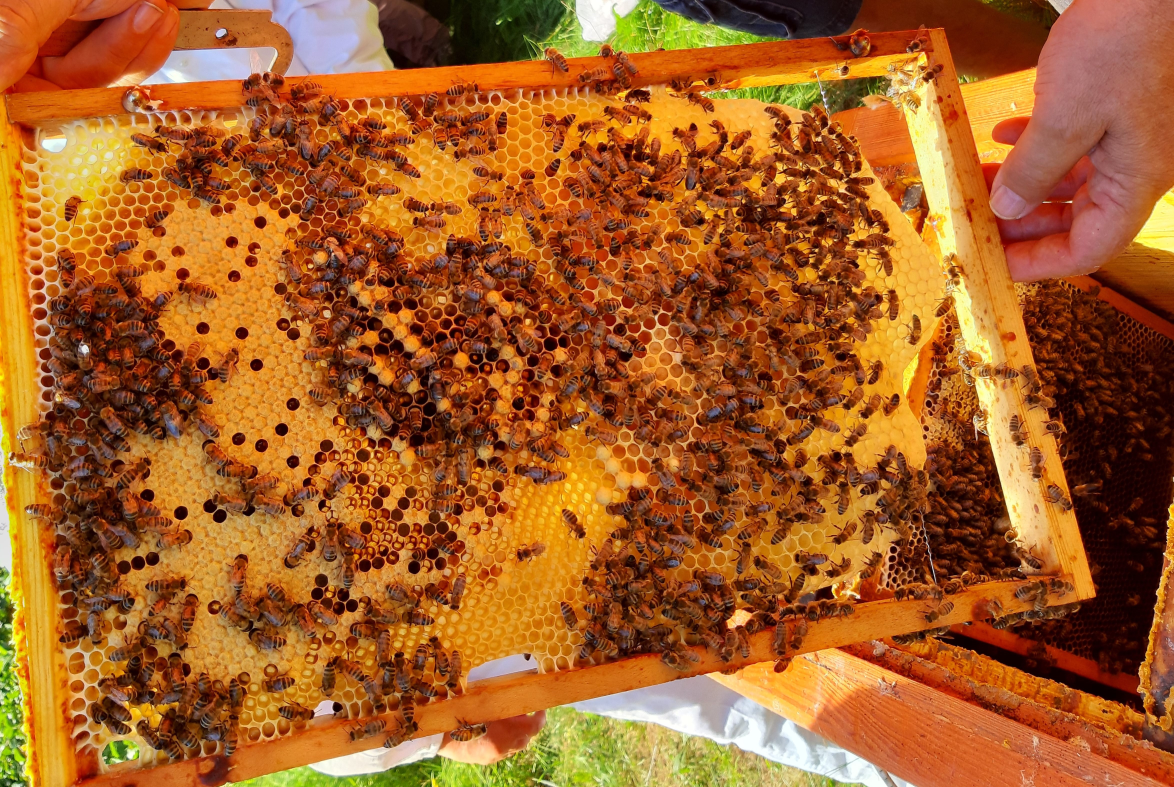
#> input picture bienen.jpg, 4695 x 3148 px, found by its file name (shown at 1/4 size)
$ python bildfunctions.py
#> lines starting #> are read from the running program, lines starting #| are printed output that depends on the picture
from PIL import Image

def resize_and_save(input_path, output_path):
#> called with input_path = 'bienen.jpg', output_path = 'bienen_resized.jpg'
    img = Image.open(input_path).convert("RGB")
#> img is the input picture: PIL image 4695x3148 RGB; mean R, G, B 164.2, 95.2, 38.4
    w, h = img.size
#> w = 4695; h = 3148

    # Berechne Skalierung um Aspect Ratio beizubehalten
    scale = min(512 / w, 288 / h)
#> scale = 0.0915
    new_w = int(w * scale)
#> new_w = 429
    new_h = int(h * scale)
#> new_h = 288

    # Resize mit beibehaltener Ratio
    resized = img.resize((new_w, new_h), Image.BILINEAR)
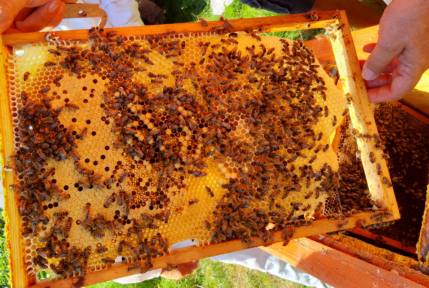
#> resized: PIL image 429x288 RGB; mean R, G, B 164.2, 95.2, 38.4

    # Erstelle neues Bild mit schwarzem Hintergrund (512x288)
    new_img = Image.new("RGB", (512, 288), (0, 0, 0))
#> new_img: PIL image 512x288 RGB; every value is 0

    # Zentriere das resized Bild
    left = (512 - new_w) // 2
#> left = 41
    top = (288 - new_h) // 2
#> top = 0

    new_img.paste(resized, (left, top))
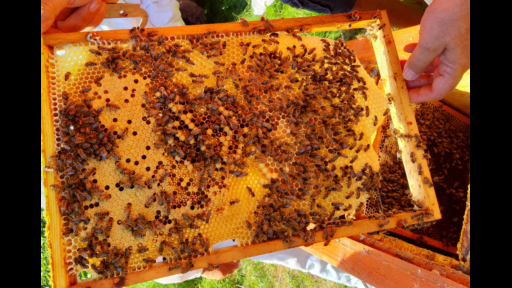
#> new_img: PIL image 512x288 RGB; mean R, G, B 137.6, 79.7, 32.2
    new_img.save(output_path)

if __name__ == "__main__":
    resize_and_save("bienen.jpg", "bienen_resized.jpg")

$ run again, with detection_check_IMG_3578.jpg copied over bienen.jpg
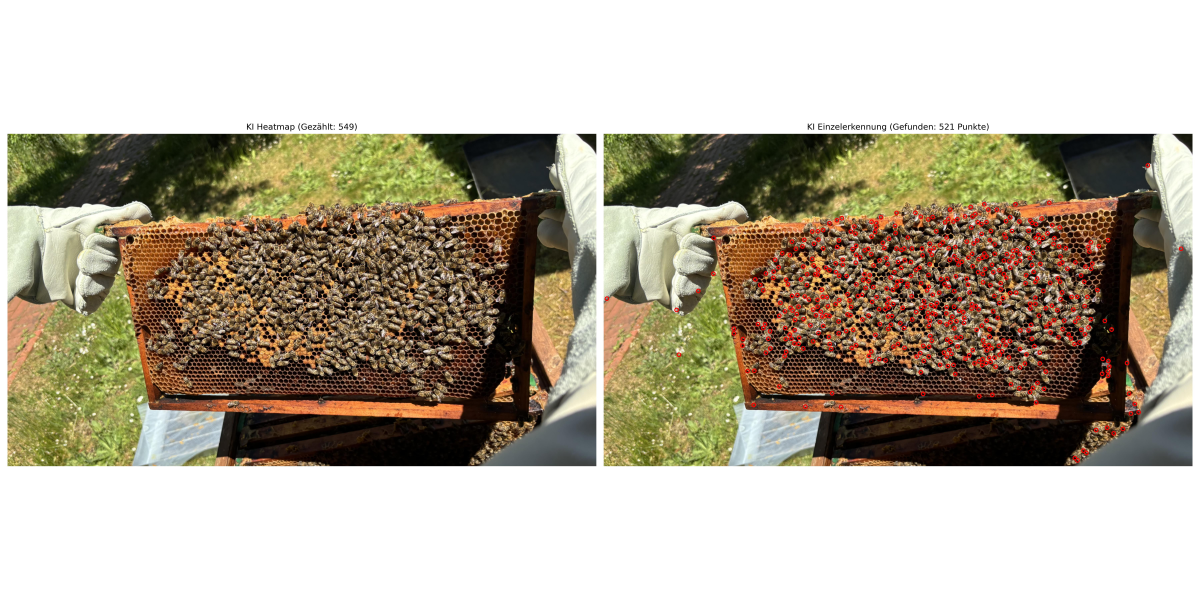
#> input picture detection_check_IMG_3578.jpg, 7200 x 3600 px, found by its file name (shown at 1/6 size)
#> in resize_and_save, img is the input picture: PIL image 7200x3600 RGB; mean R, G, B 181.1, 171.7, 154.6
#> in resize_and_save, `resized = img.resize((new_w, new_h), Image.BILINEAR)`:
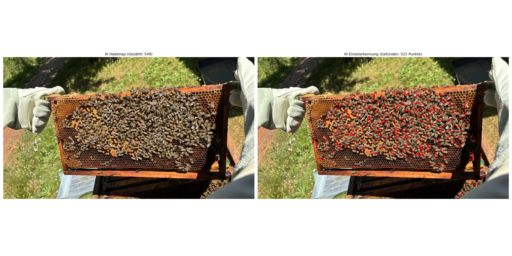
#> resized: PIL image 512x256 RGB; mean R, G, B 181.1, 171.7, 154.6
#> in resize_and_save, `new_img.paste(resized, (left, top))`:
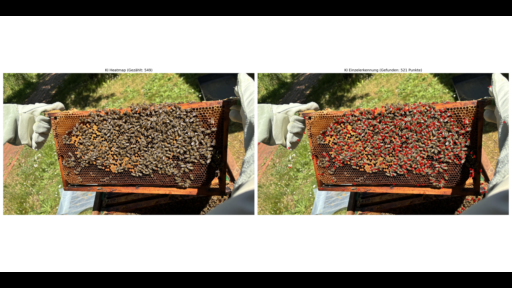
#> new_img: PIL image 512x288 RGB; mean R, G, B 161, 152.6, 137.4

$ run again, with detection_check_IMG_3579.jpg copied over bienen.jpg
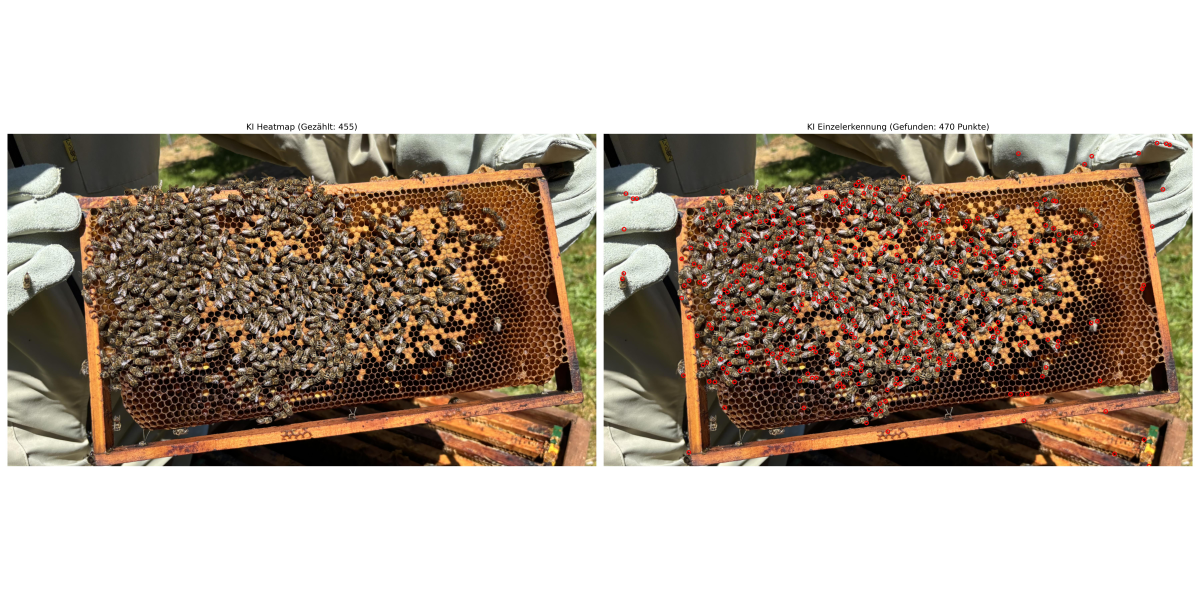
#> input picture detection_check_IMG_3579.jpg, 7200 x 3600 px, found by its file name (shown at 1/6 size)
#> in resize_and_save, img is the input picture: PIL image 7200x3600 RGB; mean R, G, B 180.2, 166.2, 153.5
#> in resize_and_save, `resized = img.resize((new_w, new_h), Image.BILINEAR)`:
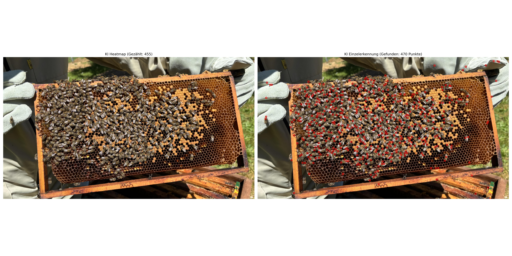
#> resized: PIL image 512x256 RGB; mean R, G, B 180.2, 166.2, 153.5
#> in resize_and_save, `new_img.paste(resized, (left, top))`:
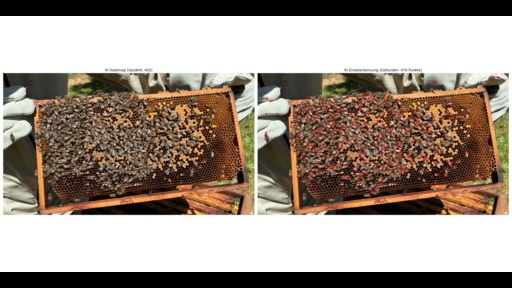
#> new_img: PIL image 512x288 RGB; mean R, G, B 160.2, 147.7, 136.4

$ run again, with heatmap_analyse.jpg copied over bienen.jpg
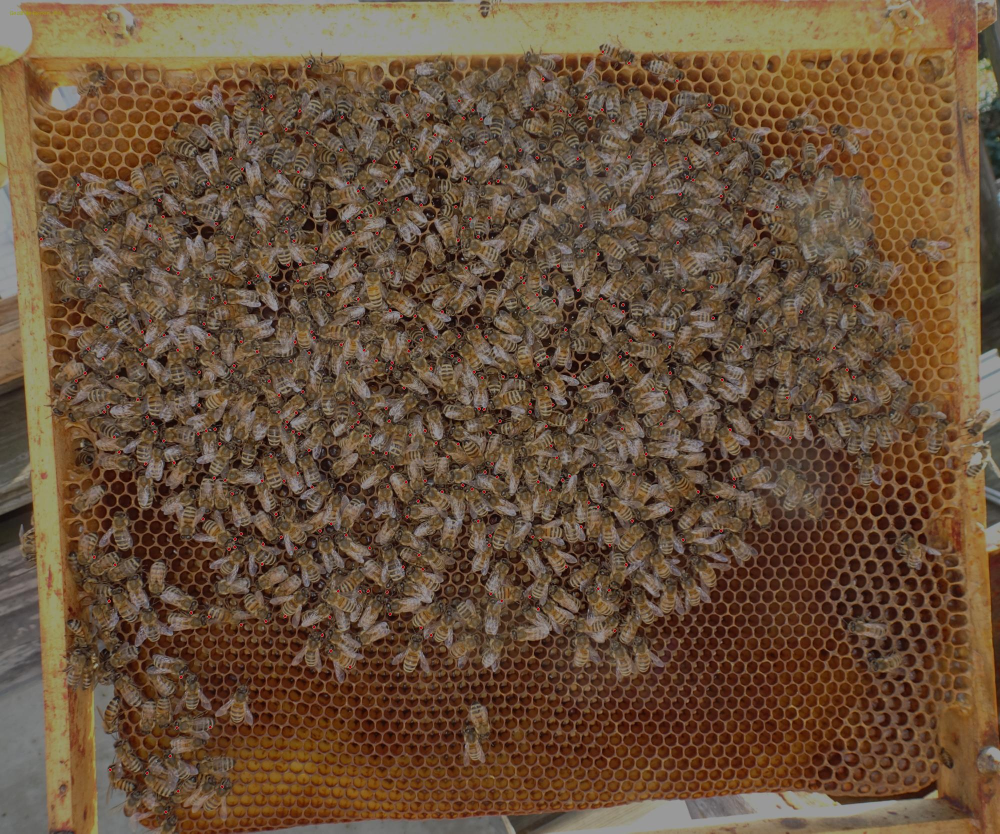
#> input picture heatmap_analyse.jpg, 2000 x 1667 px, found by its file name (shown at 1/2 size)
#> in resize_and_save, img is the input picture: PIL image 2000x1667 RGB; mean R, G, B 105.3, 81.2, 58.9
#> in resize_and_save, `resized = img.resize((new_w, new_h), Image.BILINEAR)`:
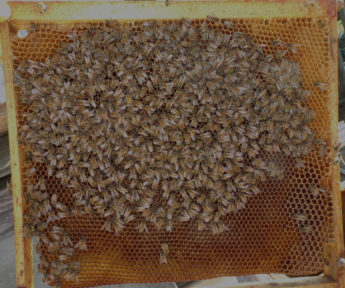
#> resized: PIL image 345x288 RGB; mean R, G, B 105.3, 81.2, 58.9
#> in resize_and_save, `new_img.paste(resized, (left, top))`:
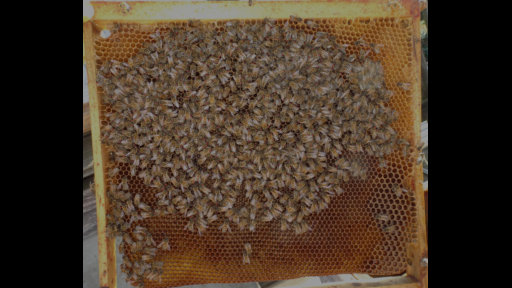
#> new_img: PIL image 512x288 RGB; mean R, G, B 71, 54.7, 39.7
